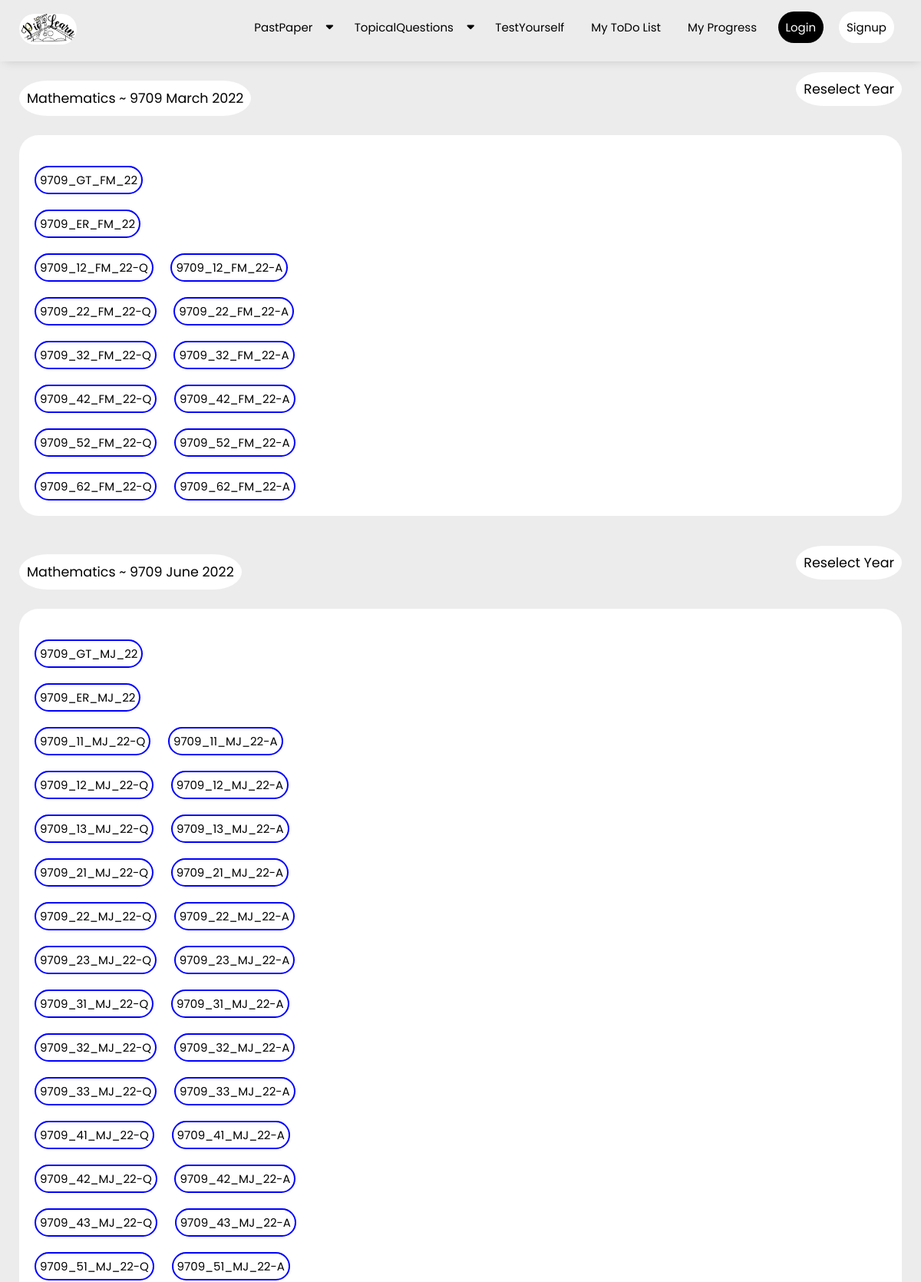
The app's page /pastpapers/Cambridge As and A levels/Mathematics ~ 9709/2022 (upper part) with its own data.
### examsolution/models.py (models this page shows, shortened)
class website_pics(models.Model):
    website_logo = models.ImageField(null=True,upload_to='WesbitePics')

class Subject(models.Model):
    exam_board_key = models.ForeignKey(ExamBoard, on_delete=models.CASCADE)
    subject = models.CharField(max_length=200)
    class Meta:
        ordering = ['subject']

class ReportThreshPrep(models.Model):
    subject_key = models.ForeignKey(Subject,on_delete=models.CASCADE)
    year_key = models.ForeignKey(Year, on_delete=models.CASCADE)
    session_key = models.ForeignKey(Session, on_delete=models.CASCADE)
    extra_name = models.CharField(max_length=500)
    extra_directory = models.FileField(null=True,upload_to='ReportThreshPrep')

class FullQuestionAnswer(models.Model):
    subject_key = models.ForeignKey(Subject, on_delete=models.CASCADE, null='False')
    year_key = models.ForeignKey(Year, on_delete=models.CASCADE)
    session_key = models.ForeignKey(Session, on_delete=models.CASCADE)
    full_question_name = models.CharField(max_length=200)
    google_drive_question_link = models.URLField(max_length=200,null=True, blank=True)
    full_question_directory = models.FileField(null=True,upload_to='FullQuestionPaper')
    full_answersheet_name = models.CharField(max_length=200)
    google_drive_answer_link = models.URLField(max_length=200,null=True, blank=True)
    full_answersheet_directory = models.FileField(null=True,upload_to='FullMarkScheme')
    paper_number = models.ForeignKey(Paper,on_delete=models.CASCADE,blank=True,null=True)
    A_raw_mark_req = models.IntegerField(blank=True, null=True)
    B_raw_mar_req = models.IntegerField(blank=True, null=True)
    C_raw_mar_req = models.IntegerField(blank=True, null=True)
    D_raw_mar_req = models.IntegerField(blank=True, null=True)
    E_raw_mar_req = models.IntegerField(blank=True, null=True)
    general_exam_report_cmnt = models.CharField(max_length=20000,blank=True, null=True)

### examsolution/views.py (the view)
# urls.py: path('pastpapers/<exam_board>/<subject_selected>/<year>', views.view_past_paper , name='view_past_paper'),
def view_past_paper(request,exam_board,subject_selected,year):
    website_logo = website_pics.objects.get(id=1)
    march_past_papers_selected_list = FullQuestionAnswer.objects.filter(session_key__session='March',year_key__year=year,subject_key__subject=subject_selected).order_by('full_question_name')
    june_past_papers_selected_list = FullQuestionAnswer.objects.filter(session_key__session='June',year_key__year=year,subject_key__subject=subject_selected).order_by('full_question_name')
    november_past_papers_selected_list = FullQuestionAnswer.objects.filter(session_key__session='November',year_key__year=year,subject_key__subject=subject_selected).order_by('full_question_name')
    march_extras = ReportThreshPrep.objects.filter(session_key__session='March',year_key__year = year,subject_key__subject=subject_selected).order_by('-extra_name')
    june_extras = ReportThreshPrep.objects.filter(session_key__session='June',year_key__year = year,subject_key__subject=subject_selected).order_by('-extra_name')
    november_extras = ReportThreshPrep.objects.filter(session_key__session='November',year_key__year = year,subject_key__subject=subject_selected).order_by('-extra_name')
    context = {
        'exam_board' : exam_board,
        'subject_selected' : subject_selected,
        'year':year,
        'march_past_papers_selected_list' : march_past_papers_selected_list,
        'june_past_papers_selected_list':june_past_papers_selected_list,
        'november_past_papers_selected_list':november_past_papers_selected_list,
        'march_extras' : march_extras,
        'june_extras':june_extras,
        'november_extras':november_extras,
        'website_logo':website_logo,
    }
    return render(request,'examsolution/view_past_paper.html',context)

### examsolution/templates/examsolution/view_past_paper.html (shortened to what this page needs)
{% extends 'examsolution/base.html' %}
{% load static %}
{% block content %}
<section class="question_answer">
    {% if march_past_papers_selected_list %}
    <div class="view_panel_heading">
        <p class="individual_reselect" > {{subject_selected}} March {{year}} <p>
        <a class="individual_reselect" href="{% url 'examsolution:year_past_papers' exam_board subject_selected %}">Reselect Year</a>
    </div>
    <div class="session_question_list">
    {% for extra in  march_extras %}
        <a href="{% static extra.extra_directory %}" class="extras"> {{extra.extra_name}} </a>
        <br>
    {% endfor %}
    {% for question_answer in march_past_papers_selected_list %}
        <div class="past_paper_mark_scheme_display">
            <a href="{% static question_answer.full_question_directory %}" class="past_paper_mark_scheme">{{question_answer.full_question_name}}</a>
            <a href="{% static question_answer.full_answersheet_directory %}" class="past_paper_mark_scheme">{{question_answer.full_answersheet_name}}</a>
            <br>
        </div>
    {% endfor %}
    {% endif %}
    </div>
    {% if june_past_papers_selected_list %}
    <div class="view_panel_heading">
        <p class="individual_reselect" > {{subject_selected}} June {{year}} <p>
        <a class="individual_reselect" href="{% url 'examsolution:year_past_papers' exam_board subject_selected %}">Reselect Year</a>
    </div>
    <div class="session_question_list">
        {% for extra in  june_extras %}
            <a href="{% static extra.extra_directory %}" class="extras"> {{extra.extra_name}} </a>
            <br>
        {% endfor %}
        {% for question_answer in june_past_papers_selected_list %}
            <div class="past_paper_mark_scheme_display">
                <a href="{% static question_answer.full_question_directory %}" class="past_paper_mark_scheme">{{question_answer.full_question_name}}</a>
                <a href="{% static question_answer.full_answersheet_directory %}" class="past_paper_mark_scheme">{{question_answer.full_answersheet_name}}</a>
                <br>
            </div>
        {% endfor %}
    {% endif %}
    </div>
</section>
{% endblock content %}

### examsolution/templates/examsolution/base.html (shortened to what this page needs)
<!DOCTYPE html>
{% load static %}
<html lang="en">
<head>
    <link rel="stylesheet" href="https://cdnjs.cloudflare.com/ajax/libs/font-awesome/6.3.0/css/all.min.css" />
    <link rel="stylesheet" href="{% static 'examsolution/css/style.css' %}">
    <link rel="stylesheet" href="https://cdn.jsdelivr.net/npm/swiper@9/swiper-bundle.min.css"/>
</head>
<body>
    <section class="header" style="webkik-box-shadow: 2px 2px 13px -4px rgba(0,0,0,0.21);
    box-shadow: 2px 2px 13px -4px rgba(0,0,0,0.21);">
        <nav class="menu_bar">
            <a class="logo" href=" {% url 'examsolution:home' %} "><img src="{% static website_logo.website_logo %}"  alt="" style="max-height:40px" id="website_logo"></a>
            <ul class="nav-menu">
                <li><a href=" {% url 'examsolution:past_papers' %}">PastPaper  <i class="fas fa-caret-down" id="drop-4"></i></a>
                </li>
                <li><a href=" {% url 'examsolution:topical_past_paper' %}">TopicalQuestions  <i class="fas fa-caret-down" id="drop-2"></i></a>
                </li>
                <li><a href=" {% url 'examsolution:test_yourself' %} ">TestYourself {% comment %}<i class="fas fa-caret-down" id="drop-3"></i>{% endcomment %}</a>
                </li>
                <li><a href=" {% url 'examsolution:my_to_do_list' %} ">My ToDo List</a></li>
                <li><a href="{% url 'examsolution:my_progress' %}">My Progress</a></li>
                {% if request.user.is_authenticated %}
                    <li style="margin-bottom:1rem;"><a id="base_logout_link" href=" {% url 'examsolution:logout' %} ">Logout</a></li>
                {% else %}
                    <li style="margin-bottom:1rem;"><a id="base_login_link" href=" {% url 'examsolution:login' %} ">Login</a></li>
                    <li style="margin-bottom:1rem;"><a id="base_sign_up_link" href=" {% url 'examsolution:register' %} ">Signup</a></li>
                {% endif %}
            </ul>
        </nav>
    </section>
    {% block content %}{% endblock content %}
</body>
</html>

### examsolution/static/examsolution/css/style.css (style rules this page uses)
:root { --main-color: #ececec; --black: #222; --white: #fff; --light--black: #777; --dark-bg: #eee; --border: .1rem solid var(--black); --box-shadow: 0 .5rem 1rem rgba(20, 16, 20, 1); --text-shadow: 0 1.5rem 3rem rgba(0,0,0,.3); }
* { font-family: 'Poppins', sans-serif; margin: 0; padding: 0; box-sizing: border-box; outline: none; border: none; text-decoration: none; text-transform: none; }
html { font-size: 62.5%; overflow-x: hidden; background-color: var(--main-color); }
.header { top: 0; left: 0; right: 0; z-index: 1000; position:fixed; }
.menu_bar { background-color: var(--main-color); height: 80px; width: 100%; display: flex; align-items: center; justify-content: space-between; padding: 0 2.5rem; }
.menu_bar a img#website_logo { border-radius: 2rem; }
.menu_bar ul { list-style: none; display: flex; }
.menu_bar ul li { padding: 10px 10px; position: relative; }
.menu_bar ul li a { color: black; text-decoration: none; font-size: 1.5rem; background-color: white hidden; padding: .75rem; border-radius: 2.5rem hidden; transition: all 0.6s; }
.fas { float: right; margin-left: 10px; padding-top: 3px; }
#base_logout_link,#base_login_link { background-color: black !important; border-radius: 2.5rem !important; color: white !important; padding: 1rem !important; }
#base_sign_up_link { background-color: white !important; border-radius: 2.5rem !important; padding: 1rem !important; }
.question_answer .view_panel_heading { display: flex; justify-content: space-between; align-items: center; z-index:10; margin-left: 2.5rem; margin-right: 2.5rem; }
.question_answer .view_panel_heading .individual_reselect, .multiple_choice_heading .view_panel_heading .individual_reselect { border-top-right-radius: 8rem 5rem; border-bottom-right-radius: 8rem 5rem; border-bottom-left-radius: 8rem 5rem; border-top-left-radius: 8rem 5rem; padding: 1rem; font-size: 1.75rem; color: black; background-color: white; margin-top: 2.5rem; }
.question_answer { margin-top: 8rem; }
.question_answer .session_question_list { margin-left: 2.5rem; margin-right: 2.5rem; margin-top: 2.5rem; margin-bottom: 2.5rem; padding: 2rem; border-radius: 2.5rem; background-color: white; }
.question_answer .session_question_list a { display: inline-table; font-size: 1.5rem; background-color: white; padding: 0.5rem; color: black; border: 2px solid blue; border-radius: 2.5rem; margin-top: 2rem; margin-right: 2rem; }

### records on screen
website_pics: website_logo (picture)
Subject: subject "Mathematics ~ 9709"
ReportThreshPrep: extra_name "9709_GT_FM_22"
ReportThreshPrep: extra_name "9709_ER_FM_22"
FullQuestionAnswer: full_question_name "9709_12_FM_22-Q", full_answersheet_name "9709_12_FM_22-A"
FullQuestionAnswer: full_question_name "9709_22_FM_22-Q", full_answersheet_name "9709_22_FM_22-A"
FullQuestionAnswer: full_question_name "9709_32_FM_22-Q", full_answersheet_name "9709_32_FM_22-A"
FullQuestionAnswer: full_question_name "9709_42_FM_22-Q", full_answersheet_name "9709_42_FM_22-A"
FullQuestionAnswer: full_question_name "9709_52_FM_22-Q", full_answersheet_name "9709_52_FM_22-A"
FullQuestionAnswer: full_question_name "9709_62_FM_22-Q", full_answersheet_name "9709_62_FM_22-A"
ReportThreshPrep: extra_name "9709_GT_MJ_22"
ReportThreshPrep: extra_name "9709_ER_MJ_22"
FullQuestionAnswer: full_question_name "9709_11_MJ_22-Q", full_answersheet_name "9709_11_MJ_22-A"
FullQuestionAnswer: full_question_name "9709_12_MJ_22-Q", full_answersheet_name "9709_12_MJ_22-A"
FullQuestionAnswer: full_question_name "9709_13_MJ_22-Q", full_answersheet_name "9709_13_MJ_22-A"
FullQuestionAnswer: full_question_name "9709_21_MJ_22-Q", full_answersheet_name "9709_21_MJ_22-A"
FullQuestionAnswer: full_question_name "9709_22_MJ_22-Q", full_answersheet_name "9709_22_MJ_22-A"
FullQuestionAnswer: full_question_name "9709_23_MJ_22-Q", full_answersheet_name "9709_23_MJ_22-A"
FullQuestionAnswer: full_question_name "9709_31_MJ_22-Q", full_answersheet_name "9709_31_MJ_22-A"
FullQuestionAnswer: full_question_name "9709_32_MJ_22-Q", full_answersheet_name "9709_32_MJ_22-A"
FullQuestionAnswer: full_question_name "9709_33_MJ_22-Q", full_answersheet_name "9709_33_MJ_22-A"
FullQuestionAnswer: full_question_name "9709_41_MJ_22-Q", full_answersheet_name "9709_41_MJ_22-A"
FullQuestionAnswer: full_question_name "9709_42_MJ_22-Q", full_answersheet_name "9709_42_MJ_22-A"
FullQuestionAnswer: full_question_name "9709_43_MJ_22-Q", full_answersheet_name "9709_43_MJ_22-A"
FullQuestionAnswer: full_question_name "9709_51_MJ_22-Q", full_answersheet_name "9709_51_MJ_22-A"

### other values on screen
{{ year }} "2022"
